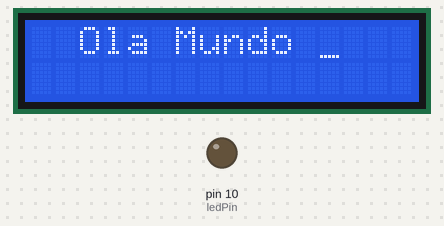
Recording of a sketch running on a simulated Arduino Uno, built with avr-gcc and run on an emulated ATmega328P. Shown: 16×2 character LCD, output pins drawn as LEDs (lit = HIGH).

Above: at 0.21 s.
At 0.81 s:
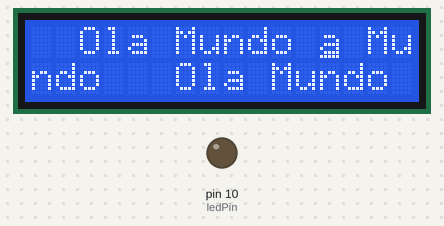

The sketch:

ligando_uma_tela_lcd1.ino
```cpp
#include <LiquidCrystal.h>


const int rs = 12, en = 11, d4 = 5, d5 = 4, d6 = 3, d7 = 2; // Define os pinos de controle e dados
LiquidCrystal lcd(rs, en, d4, d5, d6, d7); // Cria uma variável do tipo display
int i=1;
int potPin = A0; //Cria uma variável potPin associada ao pino analógico A0;
int ledPin = 10; // Cria uma variável ledPin associada ao pino 10 (PWM)
float valorPot = 0; // Cria uma variável para guardar a leitura do potenciômetro
float valorFinal = 0; // Cria uma variável para guardar o valor final convertido


void setup() {
  pinMode(potPin,INPUT); // define o potenciômetro como entrada
  pinMode(ledPin,OUTPUT); // define o led como saída
  lcd.begin(16, 2); // Inicializa o display LCD
  lcd.cursor(); // Liga o LCD
}

void loop() {


  lcd.print("  Ola Mundo ");


}
```
